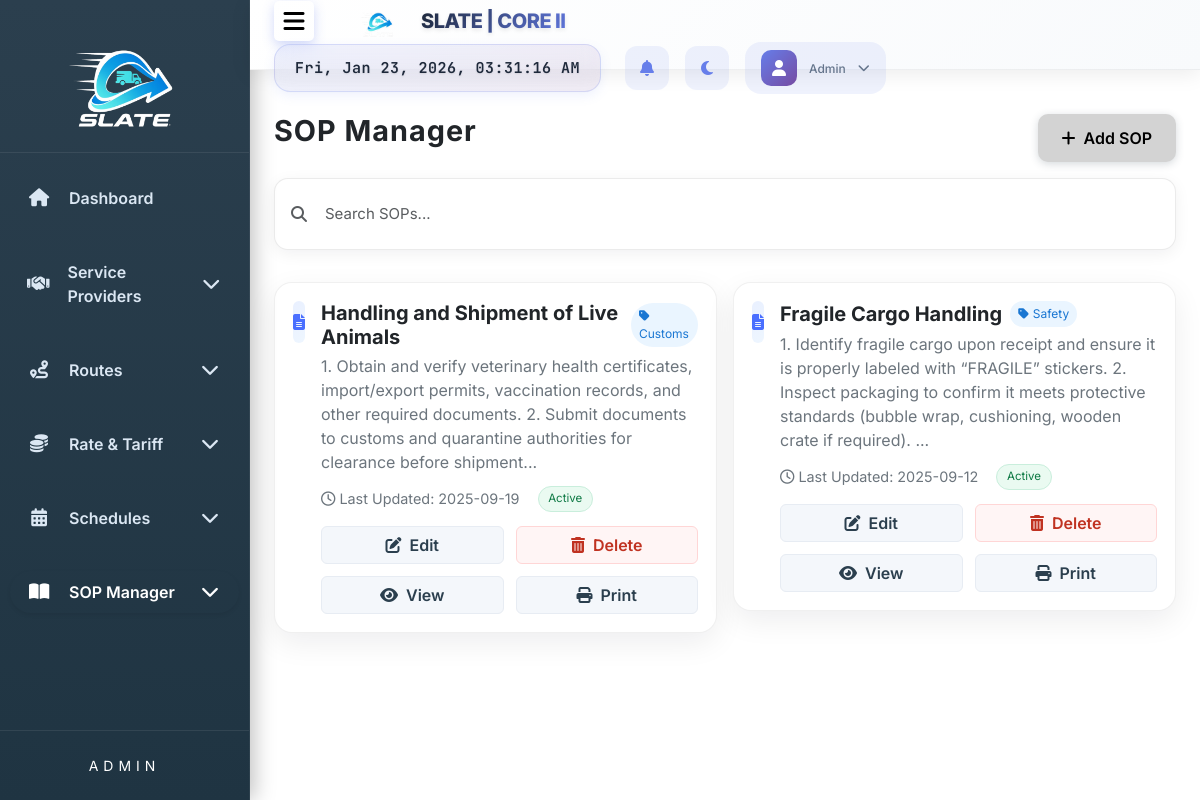
Page /admin/view_sop.php (signed in) on the committed database.
### tables this page shows
CREATE TABLE IF NOT EXISTS `sop_documents` (
  `sop_id` int NOT NULL AUTO_INCREMENT,
  `title` varchar(255) NOT NULL,
  `category` varchar(100) NOT NULL,
  `content` text NOT NULL,
  `file_path` varchar(255) DEFAULT NULL,
  `status` enum('Active','Draft','Archived') DEFAULT 'Draft',
  `created_at` timestamp NOT NULL DEFAULT CURRENT_TIMESTAMP,
  `updated_at` timestamp NOT NULL DEFAULT CURRENT_TIMESTAMP ON UPDATE CURRENT_TIMESTAMP,
  PRIMARY KEY (`sop_id`)
);

### admin/view_sop.php (the view, shortened to what this page needs)
  <?php
  include('header.php');
  include('sidebar.php');
  include('navbar.php');
  include('../connect.php');
  ?>
<link rel="stylesheet" href="modern-table-styles.css">
<div class="content p-4">
    <div class="d-flex justify-content-between align-items-start mb-3">
        <div>
            <h3 class="mb-1">SOP Manager</h3>
        </div>
        <div class="sop-header-actions">
            <button type="button" class="btn btn-modern-primary" data-bs-toggle="modal" data-bs-target="#addSopModal">
                <i class="fas fa-plus me-2"></i>Add SOP
            </button>
        </div>
    </div>
    <div class="sop-search mb-3">
        <div class="d-flex align-items-center gap-2">
            <i class="fas fa-search text-muted"></i>
            <input id="sopSearch" type="text" class="form-control" placeholder="Search SOPs...">
        </div>
    </div>
    <div class="sop-grid row g-3" id="sopGrid">
        <?php
        $result = $conn->query("SELECT * FROM sop_documents WHERE status IN ('Active','Draft') ORDER BY created_at DESC");
        if ($result && $result->num_rows > 0) {
            while ($row = $result->fetch_assoc()) {
                $title = htmlspecialchars($row['title']);
                $category = htmlspecialchars($row['category']);
                $status = htmlspecialchars($row['status']);
                $contentPlain = trim(strip_tags($row['content'] ?? ''));
                $excerpt = mb_strimwidth($contentPlain, 0, 220, '...');
                $created = date('Y-m-d', strtotime($row['created_at']));
                echo "
                <div class='col-12 col-md-6'>
                    <div class='sop-card' data-title='" . htmlspecialchars($row['title'], ENT_QUOTES) . "' data-category='" . htmlspecialchars($row['category'], ENT_QUOTES) . "'>
                        <div class='d-flex align-items-start gap-3'>
                            <div class='sop-icon'><i class='fas fa-file-alt'></i></div>
                            <div class='flex-grow-1'>
                                <div class='d-flex align-items-center gap-2 mb-1'>
                                    <h5 class='sop-title mb-0'>".$title."</h5>
                                    <span class='sop-badge'><i class='fas fa-tag me-1'></i>".$category."</span>
                                </div>
                                <p class='sop-desc'>".htmlspecialchars($excerpt)."</p>
                                <div class='sop-meta'>
                                    <div><i class='far fa-clock me-1'></i>Last Updated: ".$created."</div>
                                    <span class='status-badge ".($status==='Active'?'status-active':'status-draft')."'>".$status."</span>
                                </div>
                                <div class='sop-actions'>
                                    <button class='btn btn-soft updateBtn'
                                        data-id='".$row['sop_id']."'
                                        data-title='".$title."'
                                        data-category='".$category."'
                                        data-status='".$status."'
                                        data-content='" . htmlspecialchars($row['content'], ENT_QUOTES) . "'
                                        data-file='".$row['file_path']."'
                                        data-bs-toggle='modal' data-bs-target='#updateSopModal'>
                                        <i class='fas fa-edit me-2'></i>Edit
                                    </button>
                                    <button class='btn btn-soft-danger archiveBtn'
                                        data-id='".$row['sop_id']."'
                                        data-title='".$title."'
                                        data-bs-toggle='modal' data-bs-target='#archiveSopModal'>
                                        <i class='fas fa-trash-alt me-2'></i>Delete
                                    </button>
                                    <button class='btn btn-soft viewBtn'
                                        data-id='".$row['sop_id']."'
                                        data-title='".$title."'
                                        data-category='".$category."'
                                        data-status='".$status."'
                                        data-content='" . htmlspecialchars($row['content'], ENT_QUOTES) . "'
                                        data-file='".$row['file_path']."'
                                        data-bs-toggle='modal' data-bs-target='#viewSopModal'>
                                        <i class='fas fa-eye me-2'></i>View
                                    </button>
                                    <a class='btn btn-soft' target='_blank' href='print_sop.php?id=".$row['sop_id']."'>
                                      <i class='fas fa-print me-2'></i>Print
                                    </a>
                                </div>
                            </div>
                        </div>
                    </div>
                </div>";
            }
        } else {
            echo "<div class='col-12'><div class='sop-card text-center'><h5 class='mb-1'>No SOPs Found</h5><div class='text-muted'>There are no Standard Operating Procedures available at this time.</div></div></div>";
        }
        ?>
    </div>
</div>
  <?php include('footer.php'); ?>

### admin/styles1.css (style rules this page uses)
* { margin: 0; padding: 0; box-sizing: border-box; }
body { display: flex; font-family: 'Inter', -apple-system, BlinkMacSystemFont, 'Segoe UI', Roboto, sans-serif; }
.content { margin-left: 250px; margin-top: 90px; padding: 20px; flex-grow: 1; transition: margin-left 0.3s ease; }
input[type="text"], input[type="email"], input[type="file"], select, textarea { padding: 10px; border: 1px solid #ccc; border-radius: 6px; font-size: 15px; width: 100%; }
.content h3 { text-align: center; font-weight: 700; font-size: clamp(1.2rem, 2vw + 0.5rem, 1.8rem); padding: 0; border-radius: 0; background: transparent; color: inherit; box-shadow: none; letter-spacing: 1px; }
body, .sidebar, .navbar, .content, form, input, select, textarea, button { transition: background-color 0.4s ease, color 0.4s ease, border-color 0.4s ease; }

### admin/modern-table-styles.css (style rules this page uses)
.btn-modern-primary { background: lightgrey; border: none; color: black; padding: 0.75rem 1.5rem; border-radius: 10px; font-weight: 600; transition: all 0.3s ease; box-shadow: 0 2px 8px rgba(43, 63, 78, 0.2); }

### admin/view_sop.php (style rules this page uses)
.sop-header-actions { display:flex;gap:.75rem }
.sop-search { background:#fff;border:1px solid rgba(0,0,0,.08);box-shadow:0 4px 16px rgba(15,23,42,.06);border-radius:14px;padding:.85rem 1rem;transition:box-shadow .2s ease,border-color .2s ease }
.sop-search .form-control { border:none;box-shadow:none }
.sop-grid { margin-top:1rem }
.sop-card { background:var(--bs-body-bg,#fff);border:1px solid rgba(0,0,0,.06);border-radius:18px;padding:18px;box-shadow:0 10px 30px rgba(2,6,23,.07);transition:transform .2s ease, box-shadow .2s ease }
.sop-icon { width:42px;height:42px;display:flex;align-items:center;justify-content:center;border-radius:10px;background:linear-gradient(135deg,#e9f0ff,#eef6ff);color:#4a6fff }
.sop-title { font-weight:700;margin:0 }
.sop-badge { display:inline-block;font-size:.75rem;padding:.25rem .5rem;border-radius:999px;background:#eaf5ff;color:#1976d2 }
.sop-desc { color:#6c757d;margin:.35rem 0 0 }
.sop-meta { color:#6c757d;font-size:.9rem;display:flex;gap:18px;flex-wrap:wrap;margin-top:.75rem;align-items:center }
.status-badge { font-size:.72rem;padding:.2rem .6rem;border-radius:999px }
.status-active { background:#eafaf1;color:#0f7a45;border:1px solid #c9eedc }
.sop-actions { display:grid;grid-template-columns:1fr 1fr;gap:.75rem;margin-top:.9rem }
.btn-soft { background:#f4f7fb;border:1px solid #e7ecf3;color:#2b3f4e;font-weight:600 }
.btn-soft-danger { background:#fff5f5;border:1px solid #ffd6d6;color:#c03221;font-weight:600 }

### rows in the picture
sop_documents: title "Handling and Shipment of Live Animals", category "Customs", content "1. Obtain and verify veterinary health certificates, import/export permits, vaccination records, and other required documents. 2. Submit documents to customs and quarantine authorities for clearance before shipment...", created_at "2025-09-19", status "Active"
sop_documents: title "Fragile Cargo Handling", category "Safety", content "1. Identify fragile cargo upon receipt and ensure it is properly labeled with “FRAGILE” stickers. 2. Inspect packaging to confirm it meets protective standards (bubble wrap, cushioning, wooden crate if required). ...", created_at "2025-09-12", status "Active"

### other values in the picture
$displayName "Admin"
